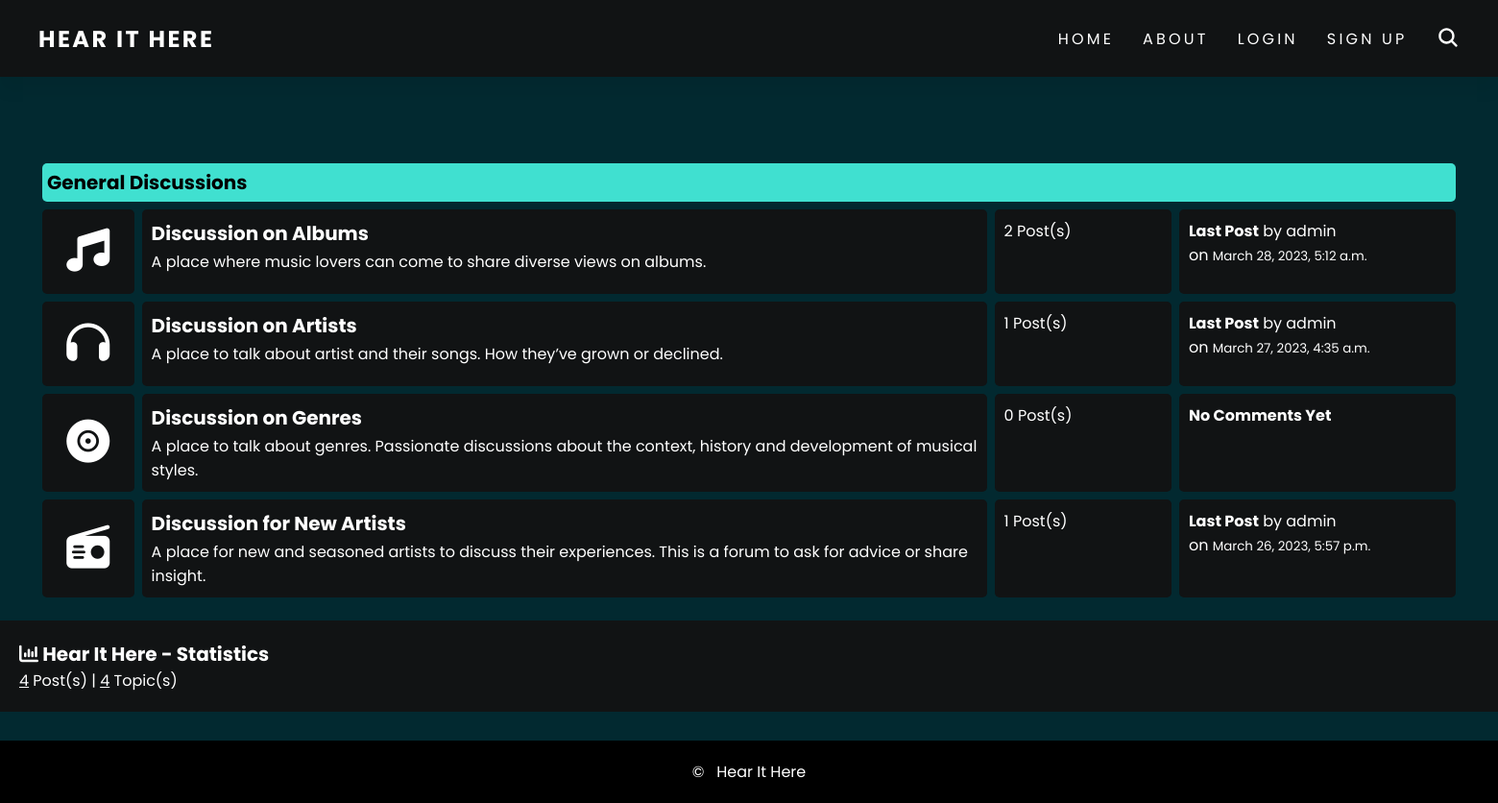
The page / on the database its author committed.
### forum/models.py (models this page shows, shortened)
class Category(models.Model):
    title = models.CharField(max_length=50, unique=True, null=False)
    content = models.CharField(max_length=500, null=True)

class Post(models.Model):
    title = models.CharField(max_length=100, unique=True, null=False)
    description = models.TextField(null=False)
    time = models.DateTimeField(auto_now_add=True)
    user = models.ForeignKey(CustomUser, on_delete=models.CASCADE)
    category = models.ForeignKey(Category, on_delete=models.CASCADE)

### account/models.py (models this page shows, shortened)
class CustomUser(AbstractBaseUser, PermissionsMixin):
    email = models.EmailField(max_length=255, null=False, unique=True)
    username = models.CharField(max_length=50, null=False, unique=True)
    date_joined = models.DateTimeField(auto_now_add=True)
    is_staff = models.BooleanField(default=False)
    is_active = models.BooleanField(default=False)
    is_mod = models.BooleanField(default=False)
    USERNAME_FIELD = 'username'
    REQUIRED_FIELDS = ['email']
    objects = CustomUserManager()

### homepage/views.py (the view)
# urls.py: path('', views.home_response, name='home'),
def home_response(request):
    categories = Category.objects.all()
    total = 0
    for category in categories:
        total += category.post_set.count()
    return render(request, 'index.html', {'categories': categories, 'total': total})

### homepage/templates/index.html (shortened to what this page needs)
{% extends 'templates/base.html' %}
{% block content %}
<div class = "container">
    <div class = "subforum">
        <div class = "subforum-title">
            <h1>General Discussions</h1>
        </div>
        {% for category in categories %}
            <div class = "subforum-row">
                <div class = "subforum-icon subforum-column center">
                    <a href="{% url 'forum:posts' category_id=category.id %}">
                    {% if category.id == 3 %}
                        <i class="fa-solid fa-music icon"></i>
                    {% elif category.id == 4 %}
                        <i class="fa-solid fa-headphones icon"></i>
                    {% elif category.id == 5 %}
                        <i class="fa-solid fa-record-vinyl icon"></i>
                    {% else %}
                        <i class="fa-solid fa-radio icon"></i>
                    {% endif %}
                </a>
                </div>
                <div class = "subforum-description subforum-column">
                    <h1><a href="{% url 'forum:posts' category_id=category.id %}">{{ category.title }}</a></h1>
                    <p class="content-p">{{ category.content }}</p>
                </div>
                <div class = "subforum-stats subforum-column">
                    <span>{{ category.post_set.count }} Post(s)</span>
                </div>
                <div class = "subforum-info subforum-column">
                    {% if category.post_set.last %}
                        <b><a class="last-post" href="{% url 'forum:view_post' category_id=category.id post_id=category.post_set.last.id%}">
                            Last Post</a></b> by
                        <a class="last-post" href="{% url 'account:profile' username=category.post_set.last.user.username %}">
                            {{ category.post_set.last.user.username }}</a>
                        <br>
                        on <small>{{ category.post_set.last.time  }}</small>
                    {% else %}
                        <b><a>No Comments Yet</a></b>
                    {% endif %}
                </div>
            </div>
        {% endfor %}
    </div>
</div>
<div class = "forum-info">
    <div class = "chart">
        <i class = "fa fa-bar-chart"></i> Hear It Here - Statistics &nbsp;
    </div>
    <div>
      <span><u>{{ total }}</u> Post(s) |
          <u>{{ categories|length }}</u> Topic(s)</span>
    </div>
</div>
{% endblock %}

### static/css/style.css (style rules this page uses)
* { margin: 0; padding: 0; box-sizing: border-box; font-family: 'Poppins'; }
body { min-height: 100vh; background: rgb(2, 41, 48) 100%; overflow-x: hidden; color: #fff; }
a { color: #fff; text-decoration: none; }
h1 { font-size: 20px; font-weight: bolder; }
.container { margin: 0 20px; padding-bottom: 20px !important; padding: 0 20px; }
.subforum { margin-top: 20px; }
.subforum-title { background: #40E0D0; padding: 5px; border-radius: 5px; margin: 4px; color: black; }
.subforum-description { margin-block: 0; }
.subforum-row { display: grid; grid-template-columns: 7% 60% 13% 20% }
.subforum-column { padding: 10px; margin: 4px; border-radius: 5px; background-color: #111314; }
.subforum-description h1 a { display: inline-block; position: relative; padding-bottom: 2px; }
.subforum-description h1 a::before { content: ""; position: absolute; height: 2px; left: 0; bottom: 0; width: 0; background: #40E0D0; transition: width 0.25s ease-out; }
.center { display: flex; justify-content: center; align-items: center; }
.subforum-icon { font-size: 45px; }
.forum-info { padding: 20px; background-color: #111314; }
.chart { font-size: 20px; font-weight: bold; }

### rows shown on the page
Category: title "Discussion on Albums", content "A place where music lovers can come to share diverse views on albums.", post_set.count "2", post_set.last.user.username "admin", post_set.last.time "March 28, 2023, 5:12 a.m."
Category: title "Discussion on Artists", content "A place to talk about artist and their songs. How they’ve grown or declined.", post_set.count "1", post_set.last.user.username "admin", post_set.last.time "March 27, 2023, 4:35 a.m."
Category: title "Discussion on Genres", content "A place to talk about genres. Passionate discussions about the context, history and development of musical styles.", post_set.count "0", shows "No Comments Yet"
Category: title "Discussion for New Artists", content "A place for new and seasoned artists to discuss their experiences. This is a forum to ask for advice or share insight.", post_set.count "1", post_set.last.user.username "admin", post_set.last.time "March 26, 2023, 5:57 p.m."

### other values the page prints
{{ total }} "4"
{{ categories|length }} "4"
